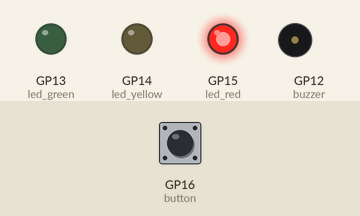
Bench run of a program on a simulated Raspberry Pi Pico running MicroPython. Parts: output pins drawn as LEDs (lit = HIGH), buzzer (waves = sounding, pin HIGH). The inputs (shaded band) are chosen by the test bench; at power-on: GP16 (button) LOW. Threads take turns every 2 ms.

Above: at 1.2 s.
1.3 s: GP16 (button) pulled HIGH for 0.15 s
At 2.8 s:
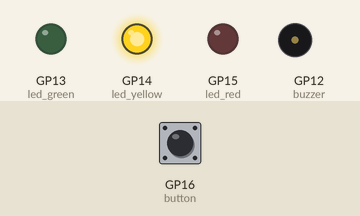
At 3.7 s:
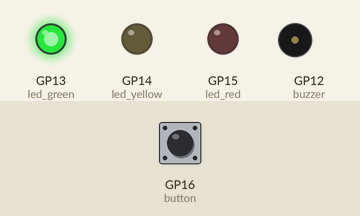
Timing chart, 0 to 13.4 s (numbered marks = the images above; inputs shaded):
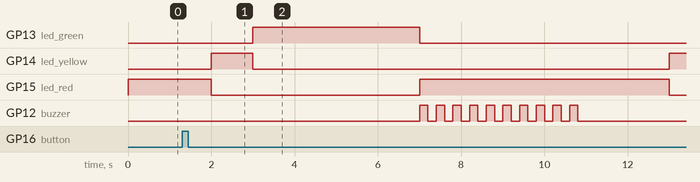

Measured:
- after the input at 1.3 s, GP13 (led_green): goes on until 7.0 s, then stays LOW; GP12 (buzzer): alternates HIGH for 0.20 s and LOW for 0.20 s, 20 changes in all, then stays LOW, starting after 5.7 s

The program:

Traffic_Lights.py
```python
import machine
import utime
import _thread

led_red = machine.Pin(15, machine.Pin.OUT)
led_yellow = machine.Pin(14,machine.Pin.OUT)
led_green = machine.Pin(13,machine.Pin.OUT)


button = machine.Pin(16, machine.Pin.IN, machine.
                     Pin.PULL_DOWN)
buzzer = machine.Pin(12, machine.Pin.OUT)

global button_pressed
button_pressed = False

def button_reader_thread():
    global button_pressed
    while True:
        if  machine.Pin(16, machine.Pin.IN, machine.
                     Pin.PULL_DOWN).value()== 1:
            button_pressed = True

_thread.start_new_thread(button_reader_thread,())

while True:
    if button_pressed == True:
        led_red.value(1)
        for i in range(10):
            buzzer.value(1)
            utime.sleep(0.2)
            buzzer.value(0)
            utime.sleep(0.2)
        global button_pressed
        button_pressed = 0

    led_red.value(0)
    led_red.toggle()
    utime.sleep(2)
    led_red.toggle()
    led_yellow.toggle()
    utime.sleep(1)
    led_yellow.toggle()
    led_green.toggle()
    utime.sleep(4)
    led_green.toggle()
```
